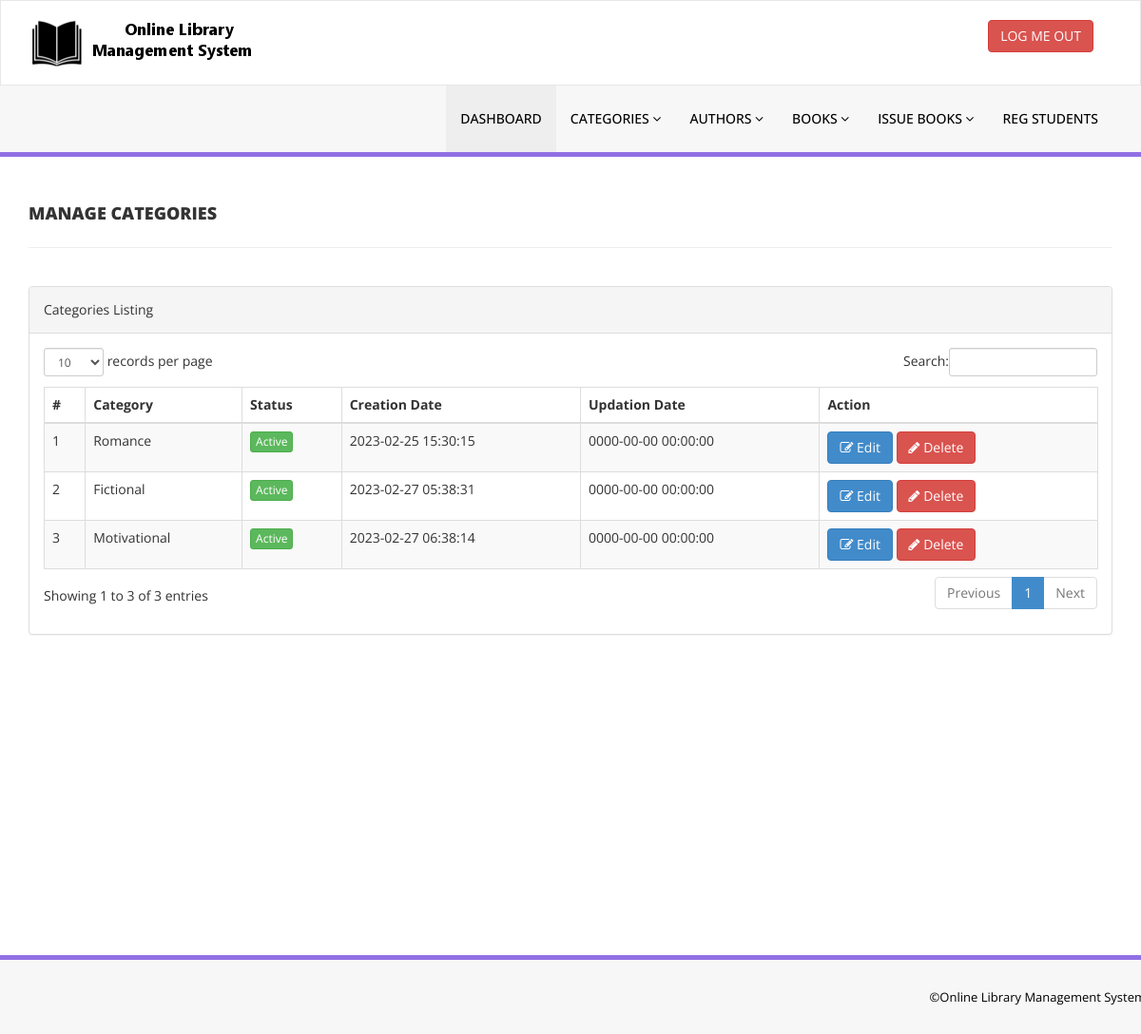
The app's page /admin/manage-categories.php (signed in) with its own data.
### tables this page shows
CREATE TABLE `tblcategory` (
  `id` int(11) NOT NULL,
  `CategoryName` varchar(150) DEFAULT NULL,
  `Status` int(1) DEFAULT NULL,
  `CreationDate` timestamp NULL DEFAULT current_timestamp(),
  `UpdationDate` timestamp NULL DEFAULT '0000-00-00 00:00:00' ON UPDATE current_timestamp()
);

### admin/manage-categories.php (the view, shortened to what this page needs)
<?php
include('includes/config.php');
if(strlen($_SESSION['alogin'])==0)
    {
header('location:index.php');
}
else{
    ?>
<!DOCTYPE html>
<html xmlns="http://www.w3.org/1999/xhtml">
<head>
    <link href="assets/css/bootstrap.css" rel="stylesheet" />
    <link href="assets/css/font-awesome.css" rel="stylesheet" />
    <link href="assets/js/dataTables/dataTables.bootstrap.css" rel="stylesheet" />
    <link href="assets/css/style.css" rel="stylesheet" />
</head>
<body>
<?php include('includes/header.php');?>
    <div class="content-wrapper">
         <div class="container">
        <div class="row pad-botm">
            <div class="col-md-12">
                <h4 class="header-line">Manage Categories</h4>
    </div>
     <div class="row">
</div>
        </div>
            <div class="row">
                <div class="col-md-12">
                    <div class="panel panel-default">
                        <div class="panel-heading">
                           Categories Listing
                        </div>
                        <div class="panel-body">
                            <div class="table-responsive">
                                <table class="table table-striped table-bordered table-hover" id="dataTables-example">
                                    <thead>
                                        <tr>
                                            <th>#</th>
                                            <th>Category</th>
                                            <th>Status</th>
                                            <th>Creation Date</th>
                                            <th>Updation Date</th>
                                            <th>Action</th>
                                        </tr>
                                    </thead>
                                    <tbody>
<?php $sql = "SELECT * from  tblcategory";
$query = $dbh -> prepare($sql);
$query->execute();
$results=$query->fetchAll(PDO::FETCH_OBJ);
$cnt=1;
if($query->rowCount() > 0)
{
foreach($results as $result)
{               ?>
                                        <tr class="odd gradeX">
                                            <td class="center"><?php echo htmlentities($cnt);?></td>
                                            <td class="center"><?php echo htmlentities($result->CategoryName);?></td>
                                            <td class="center"><?php if($result->Status==1) {?>
                                            <a href="#" class="btn btn-success btn-xs">Active</a>
                                            <?php } else {?>
                                            <a href="#" class="btn btn-danger btn-xs">Inactive</a>
                                            <?php } ?></td>
                                            <td class="center"><?php echo htmlentities($result->CreationDate);?></td>
                                            <td class="center"><?php echo htmlentities($result->UpdationDate);?></td>
                                            <td class="center">
                                            <a href="edit-category.php?catid=<?php echo htmlentities($result->id);?>"><button class="btn btn-primary"><i class="fa fa-edit "></i> Edit</button>
                                          <a href="manage-categories.php?del=<?php echo htmlentities($result->id);?>" onclick="return confirm('Are you sure you want to delete?');"" >  <button class="btn btn-danger"><i class="fa fa-pencil"></i> Delete</button>
                                            </td>
                                        </tr>
 <?php $cnt=$cnt+1;}} ?>
                                    </tbody>
                                </table>
                            </div>
                        </div>
                    </div>
                </div>
            </div>
    </div>
    </div>
  <?php include('includes/footer.php');?>
</body>
</html>
<?php } ?>

### admin/includes/header.php (shortened to what this page needs)
<div class="navbar navbar-inverse set-radius-zero" >
        <div class="container">
            <div class="navbar-header">
                <a class="navbar-brand">
                    <img src="assets/img/logo.png" />
                </a>
            </div>
            <div class="right-div">
                <a href="logout.php" class="btn btn-danger pull-right">LOG ME OUT</a>
            </div>
        </div>
    </div>
    <section class="menu-section">
        <div class="container">
            <div class="row ">
                <div class="col-md-12">
                    <div class="navbar-collapse collapse ">
                        <ul id="menu-top" class="nav navbar-nav navbar-right">
                            <li><a href="dashboard.php" class="menu-top-active">DASHBOARD</a></li>
                            <li>
                                <a href="#" class="dropdown-toggle" id="ddlmenuItem" data-toggle="dropdown"> Categories <i class="fa fa-angle-down"></i></a>
                            </li>
                            <li>
                                <a href="#" class="dropdown-toggle" id="ddlmenuItem" data-toggle="dropdown"> Authors <i class="fa fa-angle-down"></i></a>
                            </li>
 <li>
                                <a href="#" class="dropdown-toggle" id="ddlmenuItem" data-toggle="dropdown"> Books <i class="fa fa-angle-down"></i></a>
                            </li>
                           <li>
                                <a href="#" class="dropdown-toggle" id="ddlmenuItem" data-toggle="dropdown"> Issue Books <i class="fa fa-angle-down"></i></a>
                            </li>
                             <li><a href="reg-students.php">Reg Students</a></li>
                            </ul>
                    </div>
                </div>
            </div>
        </div>
    </section>

### admin/includes/footer.php
<section class="footer-section">
     <div class="container">
         <div class="row">
             <div class="col-md-12">
                &copy;Online Library Management System
             </div>
         </div>
     </div>
 </section>

### admin/assets/css/style.css (style rules this page uses)
.set-radius-zero { border-radius:0px; -moz-border-radius:0px; -webkit-border-radius:0px; }
.content-wrapper { margin-top: 40px; min-height:800px; padding-bottom:90px; }
.header-line { font-weight:900; padding-bottom:25px; border-bottom:1px solid #eeeeee; text-transform:uppercase; }
.pad-botm { padding-bottom:30px; }
.right-div { float: right; padding: 20px; }
#menu-top a { color:#000; text-decoration:none; font-weight:500; padding: 25px 15px 25px 15px; text-transform:uppercase; }
.menu-section { background-color: #f7f7f7; border-bottom:5px solid #9170E4; width:100% }
.menu-top-active { background-color:#eeeeee; }
.navbar-inverse { background-color: #FFF; border-color: rgba(155, 153, 153, 0.23); }
.navbar { min-height: 90px; margin-bottom: 0px; }
.footer-section { padding:25px 50px 25px 50px; color:#000; font-size:13px; background-color: #f7f7f7; text-align:right; border-top:5px solid #9170E4; }

### records on screen
tblcategory: CategoryName "Romance", Status "Active", CreationDate "2023-02-25 15:30:15", UpdationDate "0000-00-00 00:00:00"
tblcategory: CategoryName "Fictional", Status "Active", CreationDate "2023-02-27 05:38:31", UpdationDate "0000-00-00 00:00:00"
tblcategory: CategoryName "Motivational", Status "Active", CreationDate "2023-02-27 06:38:14", UpdationDate "0000-00-00 00:00:00"
